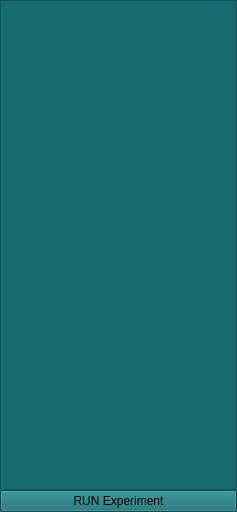
<?xml version="1.0" encoding="UTF-8"?>
<ui version="4.0">
 <class>MainWindow</class>
 <widget class="QMainWindow" name="MainWindow">
  <property name="geometry">
   <rect>
    <x>0</x>
    <y>0</y>
    <width>237</width>
    <height>512</height>
   </rect>
  </property>
  <property name="windowTitle">
   <string>MainWindow</string>
  </property>
  <property name="styleSheet">
   <string notr="true"> QPushButton{ background-image: url(:/images/bt_01_off.png);
color: rgb(255, 255, 255);}
 QPushButton:pressed {background-image:url(:/images/bt_01_on.png);}
QFrame,QListWidget{background-color: rgb(21, 107, 113);}

QLabel,QRadioButton,QCheckBox {color: rgb(255, 255, 255);}
QLabel,QRadioButton,QCheckBox{background-color: rgba(0,0,0, 0);color: rgb(0,0,0);}
QComboBox{background-color: rgba(255,255,255, 100);color: rgb(0,0,0);}

border-color: rgb(29, 122, 162);

</string>
  </property>
  <widget class="QWidget" name="centralwidget">
   <property name="styleSheet">
    <string notr="true">background-color: rgb(21, 107, 113);</string>
   </property>
   <layout class="QVBoxLayout" name="verticalLayout_2">
    <property name="spacing">
     <number>0</number>
    </property>
    <property name="margin">
     <number>0</number>
    </property>
    <item>
     <layout class="QVBoxLayout" name="verticalLayout">
      <property name="spacing">
       <number>0</number>
      </property>
      <item>
       <widget class="QListWidget" name="filenames">
        <property name="styleSheet">
         <string notr="true">color: rgb(255, 255, 255);</string>
        </property>
       </widget>
      </item>
      <item>
       <widget class="QPushButton" name="pushButton">
        <property name="text">
         <string>RUN Experiment</string>
        </property>
       </widget>
      </item>
     </layout>
    </item>
   </layout>
  </widget>
  <widget class="QMenuBar" name="menubar">
   <property name="geometry">
    <rect>
     <x>0</x>
     <y>0</y>
     <width>237</width>
     <height>25</height>
    </rect>
   </property>
  </widget>
 </widget>
 <resources/>
 <connections>
  <connection>
   <sender>pushButton</sender>
   <signal>clicked()</signal>
   <receiver>MainWindow</receiver>
   <slot>run_exp()</slot>
   <hints>
    <hint type="sourcelabel">
     <x>98</x>
     <y>65</y>
    </hint>
    <hint type="destinationlabel">
     <x>9</x>
     <y>95</y>
    </hint>
   </hints>
  </connection>
 </connections>
 <slots>
  <slot>run_exp()</slot>
 </slots>
</ui>
